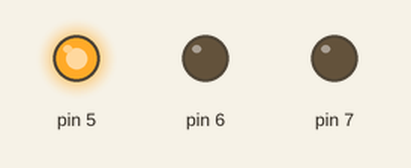
A sketch run on a simulated Arduino Uno, built with avr-gcc and run on an emulated ATmega328P. Parts: output pins drawn as LEDs (lit = HIGH).

Above: at 2.5 s.
At 7.5 s:
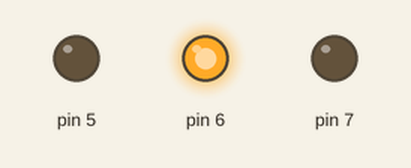
At 12.5 s:
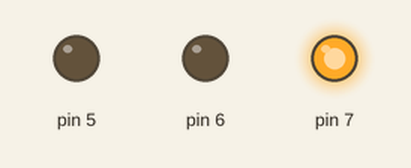
Timing chart, 0 to 19.5 s (numbered marks = the images above):
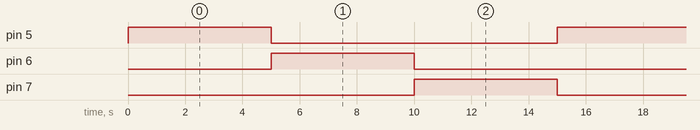

Measured:
- by itself, pin 5–7: alternates HIGH for 5.0 s and LOW for 10.0 s
- by itself, everything shown: repeats every 15.0 s, in 4 steps

The sketch:

Traffic_Light_copy_20250606130049.ino
```cpp
void setup()
{
  pinMode(5, OUTPUT);
  pinMode(6, OUTPUT);
  pinMode(7, OUTPUT);
}

void loop()
{
  digitalWrite(5, HIGH);
  delay(5000); // Wait for 5000 millisecond(s)
  digitalWrite(5, LOW);


  digitalWrite(6, HIGH);
  delay(5000); // Wait for 5000 millisecond(s)
  digitalWrite(6, LOW);

  digitalWrite(7, HIGH);
  delay(5000); // Wait for 5000 millisecond(s)
  digitalWrite(7, LOW);

}
```
